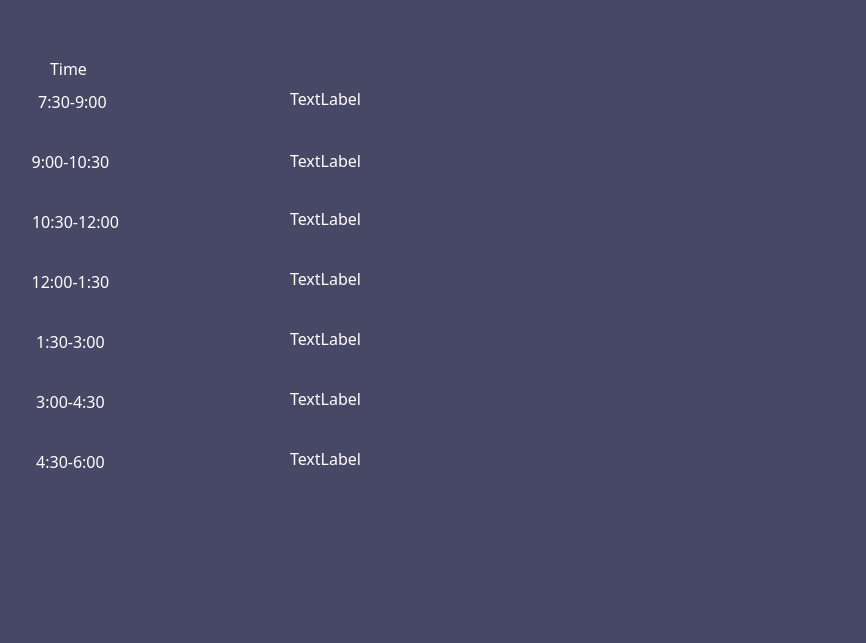
<?xml version="1.0" encoding="UTF-8"?>
<ui version="4.0">
 <class>MainWindow</class>
 <widget class="QMainWindow" name="MainWindow">
  <property name="geometry">
   <rect>
    <x>0</x>
    <y>0</y>
    <width>866</width>
    <height>643</height>
   </rect>
  </property>
  <property name="windowTitle">
   <string>MainWindow</string>
  </property>
  <property name="styleSheet">
   <string notr="true">background-color: rgb(70, 72, 102);</string>
  </property>
  <widget class="QWidget" name="centralwidget">
   <widget class="QLabel" name="label">
    <property name="geometry">
     <rect>
      <x>50</x>
      <y>60</y>
      <width>61</width>
      <height>16</height>
     </rect>
    </property>
    <property name="font">
     <font>
      <family>Century Gothic</family>
      <pointsize>12</pointsize>
     </font>
    </property>
    <property name="styleSheet">
     <string notr="true">color: rgb(255, 255, 255);</string>
    </property>
    <property name="text">
     <string>Time</string>
    </property>
   </widget>
   <widget class="QPushButton" name="pushButton">
    <property name="geometry">
     <rect>
      <x>35</x>
      <y>90</y>
      <width>75</width>
      <height>23</height>
     </rect>
    </property>
    <property name="font">
     <font>
      <family>Century Gothic</family>
      <pointsize>12</pointsize>
     </font>
    </property>
    <property name="styleSheet">
     <string notr="true">color: rgb(255, 255, 255);</string>
    </property>
    <property name="text">
     <string>7:30-9:00</string>
    </property>
    <property name="flat">
     <bool>true</bool>
    </property>
   </widget>
   <widget class="QPushButton" name="pushButton_2">
    <property name="geometry">
     <rect>
      <x>30</x>
      <y>150</y>
      <width>81</width>
      <height>23</height>
     </rect>
    </property>
    <property name="font">
     <font>
      <family>Century Gothic</family>
      <pointsize>12</pointsize>
     </font>
    </property>
    <property name="styleSheet">
     <string notr="true">color: rgb(255, 255, 255);</string>
    </property>
    <property name="text">
     <string>9:00-10:30</string>
    </property>
    <property name="flat">
     <bool>true</bool>
    </property>
   </widget>
   <widget class="QPushButton" name="pushButton_3">
    <property name="geometry">
     <rect>
      <x>30</x>
      <y>210</y>
      <width>91</width>
      <height>23</height>
     </rect>
    </property>
    <property name="font">
     <font>
      <family>Century Gothic</family>
      <pointsize>12</pointsize>
     </font>
    </property>
    <property name="styleSheet">
     <string notr="true">color: rgb(255, 255, 255);</string>
    </property>
    <property name="text">
     <string>10:30-12:00</string>
    </property>
    <property name="flat">
     <bool>true</bool>
    </property>
   </widget>
   <widget class="QPushButton" name="pushButton_4">
    <property name="geometry">
     <rect>
      <x>30</x>
      <y>270</y>
      <width>81</width>
      <height>23</height>
     </rect>
    </property>
    <property name="font">
     <font>
      <family>Century Gothic</family>
      <pointsize>12</pointsize>
     </font>
    </property>
    <property name="styleSheet">
     <string notr="true">color: rgb(255, 255, 255);</string>
    </property>
    <property name="text">
     <string>12:00-1:30</string>
    </property>
    <property name="flat">
     <bool>true</bool>
    </property>
   </widget>
   <widget class="QPushButton" name="pushButton_5">
    <property name="geometry">
     <rect>
      <x>30</x>
      <y>330</y>
      <width>81</width>
      <height>23</height>
     </rect>
    </property>
    <property name="font">
     <font>
      <family>Century Gothic</family>
      <pointsize>12</pointsize>
     </font>
    </property>
    <property name="styleSheet">
     <string notr="true">color: rgb(255, 255, 255);</string>
    </property>
    <property name="text">
     <string>1:30-3:00</string>
    </property>
    <property name="flat">
     <bool>true</bool>
    </property>
   </widget>
   <widget class="QPushButton" name="pushButton_6">
    <property name="geometry">
     <rect>
      <x>30</x>
      <y>390</y>
      <width>81</width>
      <height>23</height>
     </rect>
    </property>
    <property name="font">
     <font>
      <family>Century Gothic</family>
      <pointsize>12</pointsize>
     </font>
    </property>
    <property name="styleSheet">
     <string notr="true">color: rgb(255, 255, 255);</string>
    </property>
    <property name="text">
     <string>3:00-4:30</string>
    </property>
    <property name="flat">
     <bool>true</bool>
    </property>
   </widget>
   <widget class="QPushButton" name="pushButton_7">
    <property name="geometry">
     <rect>
      <x>30</x>
      <y>450</y>
      <width>81</width>
      <height>23</height>
     </rect>
    </property>
    <property name="font">
     <font>
      <family>Century Gothic</family>
      <pointsize>12</pointsize>
     </font>
    </property>
    <property name="styleSheet">
     <string notr="true">color: rgb(255, 255, 255);</string>
    </property>
    <property name="text">
     <string>4:30-6:00</string>
    </property>
    <property name="flat">
     <bool>true</bool>
    </property>
   </widget>
   <widget class="QLabel" name="label_3">
    <property name="geometry">
     <rect>
      <x>290</x>
      <y>90</y>
      <width>81</width>
      <height>16</height>
     </rect>
    </property>
    <property name="font">
     <font>
      <family>Century Gothic</family>
      <pointsize>12</pointsize>
     </font>
    </property>
    <property name="styleSheet">
     <string notr="true">color: rgb(255, 255, 255);</string>
    </property>
    <property name="text">
     <string>TextLabel</string>
    </property>
   </widget>
   <widget class="QLabel" name="label_4">
    <property name="geometry">
     <rect>
      <x>290</x>
      <y>152</y>
      <width>81</width>
      <height>16</height>
     </rect>
    </property>
    <property name="font">
     <font>
      <family>Century Gothic</family>
      <pointsize>12</pointsize>
     </font>
    </property>
    <property name="styleSheet">
     <string notr="true">color: rgb(255, 255, 255);</string>
    </property>
    <property name="text">
     <string>TextLabel</string>
    </property>
   </widget>
   <widget class="QLabel" name="label_5">
    <property name="geometry">
     <rect>
      <x>290</x>
      <y>210</y>
      <width>81</width>
      <height>16</height>
     </rect>
    </property>
    <property name="font">
     <font>
      <family>Century Gothic</family>
      <pointsize>12</pointsize>
     </font>
    </property>
    <property name="styleSheet">
     <string notr="true">color: rgb(255, 255, 255);</string>
    </property>
    <property name="text">
     <string>TextLabel</string>
    </property>
   </widget>
   <widget class="QLabel" name="label_6">
    <property name="geometry">
     <rect>
      <x>290</x>
      <y>270</y>
      <width>81</width>
      <height>16</height>
     </rect>
    </property>
    <property name="font">
     <font>
      <family>Century Gothic</family>
      <pointsize>12</pointsize>
     </font>
    </property>
    <property name="styleSheet">
     <string notr="true">color: rgb(255, 255, 255);</string>
    </property>
    <property name="text">
     <string>TextLabel</string>
    </property>
   </widget>
   <widget class="QLabel" name="label_7">
    <property name="geometry">
     <rect>
      <x>290</x>
      <y>330</y>
      <width>81</width>
      <height>16</height>
     </rect>
    </property>
    <property name="font">
     <font>
      <family>Century Gothic</family>
      <pointsize>12</pointsize>
     </font>
    </property>
    <property name="styleSheet">
     <string notr="true">color: rgb(255, 255, 255);</string>
    </property>
    <property name="text">
     <string>TextLabel</string>
    </property>
   </widget>
   <widget class="QLabel" name="label_8">
    <property name="geometry">
     <rect>
      <x>290</x>
      <y>390</y>
      <width>81</width>
      <height>16</height>
     </rect>
    </property>
    <property name="font">
     <font>
      <family>Century Gothic</family>
      <pointsize>12</pointsize>
     </font>
    </property>
    <property name="styleSheet">
     <string notr="true">color: rgb(255, 255, 255);</string>
    </property>
    <property name="text">
     <string>TextLabel</string>
    </property>
   </widget>
   <widget class="QLabel" name="label_9">
    <property name="geometry">
     <rect>
      <x>290</x>
      <y>450</y>
      <width>81</width>
      <height>16</height>
     </rect>
    </property>
    <property name="font">
     <font>
      <family>Century Gothic</family>
      <pointsize>12</pointsize>
     </font>
    </property>
    <property name="styleSheet">
     <string notr="true">color: rgb(255, 255, 255);</string>
    </property>
    <property name="text">
     <string>TextLabel</string>
    </property>
   </widget>
  </widget>
  <widget class="QStatusBar" name="statusbar"/>
 </widget>
 <resources/>
 <connections/>
</ui>
